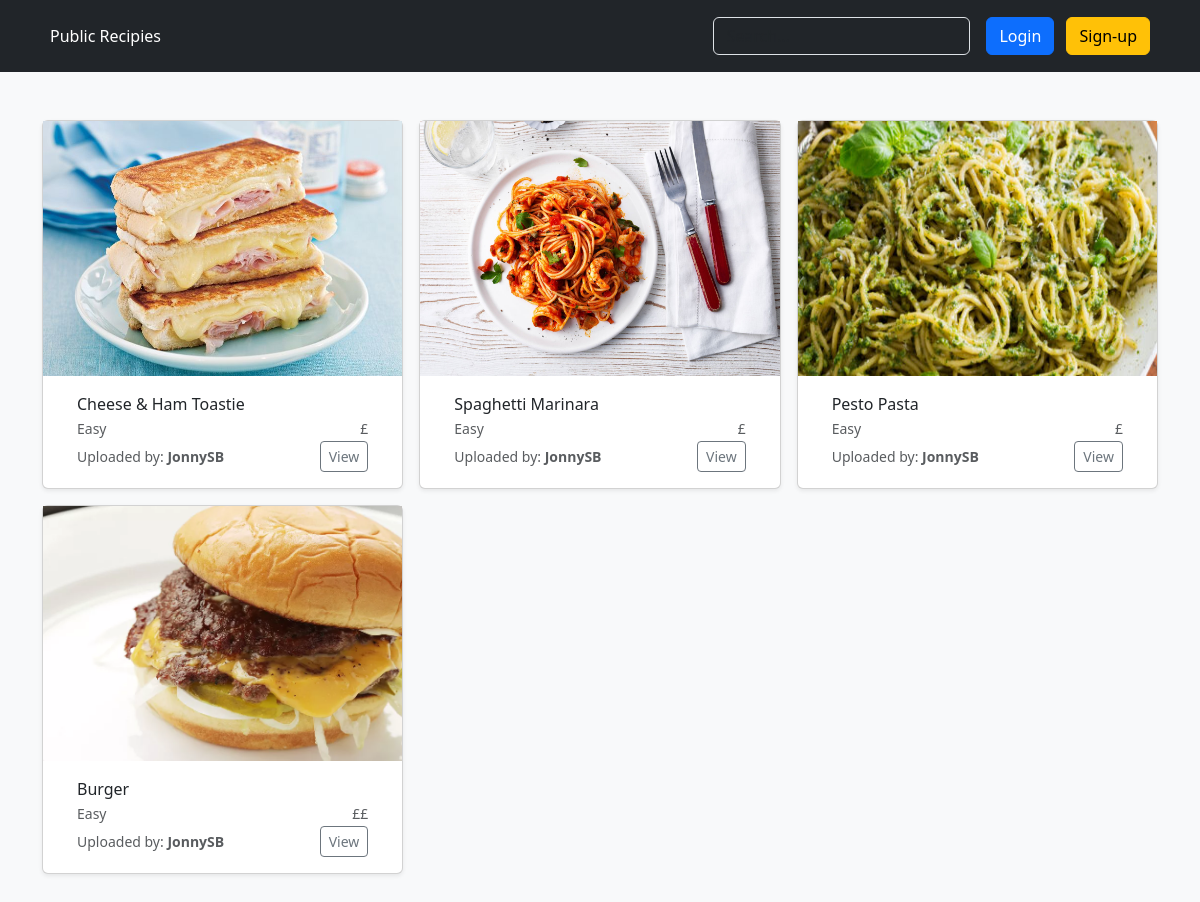
The app's page /recipes/ with its own data.
### recipes/models.py (models this page shows)
class Recipe(models.Model):
    recipe_name = models.CharField(max_length=200)
    recipe_image = models.ImageField(upload_to=recipe_image_file_path)
    MEAL_TIME_CHOICES = [
        ('b','Breakfast'),
        ('l','Lunch'),
        ('d','Dinner'),
        ('s','Snack'),
    ]
    meal_time = models.CharField(max_length=1, choices=MEAL_TIME_CHOICES)
    ingredients = models.ManyToManyField('Ingredient')
    COST_CHOICES = [
        ('1','£'),
        ('2','££'),
        ('3','£££'),
        ('4','££££'),
    ]
    cost = models.CharField(max_length=1, choices=COST_CHOICES)
    instructions = models.TextField(max_length=800)
    DIFFICULTY_CHOICES = [
        ('e','Easy'),
        ('m','Medium'),
        ('d','Difficult'),
        ('p','Pro'),
    ]
    difficulty_level = models.CharField(max_length=1,
                                        choices=DIFFICULTY_CHOICES)
    tags = models.ManyToManyField('Tag')
    recipe_author = models.ForeignKey(User, on_delete=models.CASCADE)
    uploaded_date = models.DateField(auto_now_add=True)
    VISIBILITY_CHOICES = [
        ('pr','Private'),
        ('pu','Public'),
    ]
    visibility = models.CharField(max_length=2,choices=VISIBILITY_CHOICES)

### recipes/views.py (the view)
# urls.py: path('',views.index,name='home')
def index(request):
    all_recipes = Recipe.objects.all()
    context = {'recipes':all_recipes}
    return render(request,'recipes/index.html',context=context)

### recipes/templates/recipes/index.html (shortened to what this page needs)
{% extends 'base.html' %}
{% block  content %}
<div class="album py-5 bg-body-tertiary">
    <div class="container">
        <div class="row row-cols-1 row-cols-sm-2 row-cols-md-3 g-3">
            {% for recipe in recipes %}
            <div class="col">
                <div class="card shadow-sm">
                    <img src="{{recipe.recipe_image.url}}" width="100%" height="255" object-fit="cover">
                    <div class="card-body increase_card_text_padding">
                        <p class="card-text reduce_bottom_margin">{{recipe.recipe_name}}</p>
                        <div class="d-flex justify-content-between align-items-center" style="font-size: 14px;">
                            <p class="text-body-secondary reduce_bottom_margin">{{recipe.get_difficulty_level_display}}</p>
                            <p class="text-body-secondary reduce_bottom_margin">{{recipe.get_cost_display}}</p>
                        </div>
                        <div class="d-flex justify-content-between align-items-center">
                            <small class="text-body-secondary">Uploaded by: <span class="recipe-card-author">{{recipe.recipe_author}}</span></small>
                            <div class="btn-group">
                                <button type="button" class="btn btn-sm btn-outline-secondary">View</button>
                            </div>
                        </div>
                    </div>
                </div>
            </div>
            {% endfor %}
        </div>
    </div>
</div>
{% endblock  %}

### templates/base.html (shortened to what this page needs)
<html lang="en">
<head>
    <link href="https://cdn.jsdelivr.net/npm/bootstrap@5.3.0/dist/css/bootstrap.min.css" rel="stylesheet">
    {% load static %}
    <link rel="stylesheet" href="{% static 'css_styles/styles.css' %}">
</head>
<body class="bg-body-tertiary">
    {% include 'nav_bar.html' %}
    {% block content %}
    {% endblock %}
</body>
</html>

### templates/nav_bar.html (shortened to what this page needs)
    <header class="p-3 text-bg-dark">
        <div class="container">
            <div class="d-flex flex-wrap align-items-center justify-content-center justify-content-lg-start">
                {% if user.is_authenticated %}
                    <ul class="col-12 col-lg-auto me-lg-auto mb-md-0">
                        <button type="button" class="btn btn-secondary">
                            <a href="{% url 'home' %}" class="nav-link px-2 text-white nav-bar-options">Public Recipe Feed</a>
                        </button>
                    </ul>
                    <form class="col-12 col-lg-auto mb-3 mb-lg-0 me-lg-3" role="search">
                        <input type="search" class="form-control form-control-dark text-bg-dark" placeholder="Search..." aria-label="Search">
                    </form>
                    <div class="dropdown">
                        <button class="btn btn-secondary dropdown-toggle" type="button" data-bs-toggle="dropdown" aria-expanded="false">
                            {{user}}
                        </button>
                        <ul class="dropdown-menu">
                            <li><a class="dropdown-item" href="#">View profile</a></li>
                            <li><a class="dropdown-item" href="#">Add new recipe</a></li>
                            <li><a class="dropdown-item" href="#">Manage account</a></li>
                            <li><a class="dropdown-item" href="{% url 'logout_user' %}">Log out</a></li>
                        </ul>
                    </div>
                {% else %}
                    <ul class="nav col-12 col-lg-auto me-lg-auto mb-2 justify-content-center mb-md-0">
                        <li><a href="{% url 'home' %}" class="nav-link px-2 text-white">Public Recipies</a></li>
                    </ul>
                    <form class="col-12 col-lg-auto mb-3 mb-lg-0 me-lg-3" role="search">
                        <input type="search" class="form-control form-control-dark text-bg-dark" placeholder="Search..." aria-label="Search">
                    </form>
                    <div class="text-end">
                        <a href="{% url 'login_user' %}" class="btn btn-primary me-2" role="button" aria-pressed="true">Login</a>
                        <a href="{% url 'register_user' %}" class="btn btn-warning me-2" role="button" aria-pressed="true">Sign-up</a>
                    </div>
                {% endif %}
            </div>
        </div>
      </header>

### static/css_styles/styles.css (style rules this page uses)
.recipe-card-author { font-weight: 600; }
.reduce_bottom_margin { margin-bottom: 2px; }
.increase_card_text_padding { padding-left: 34px; padding-right: 34px; }

### records on screen
Recipe: recipe_image (picture), recipe_name "Cheese & Ham Toastie", difficulty_level "Easy", cost "£", recipe_author "JonnySB"
Recipe: recipe_image (picture), recipe_name "Spaghetti Marinara", difficulty_level "Easy", cost "£", recipe_author "JonnySB"
Recipe: recipe_image (picture), recipe_name "Pesto Pasta", difficulty_level "Easy", cost "£", recipe_author "JonnySB"
Recipe: recipe_image (picture), recipe_name "Burger", difficulty_level "Easy", cost "££", recipe_author "JonnySB"
